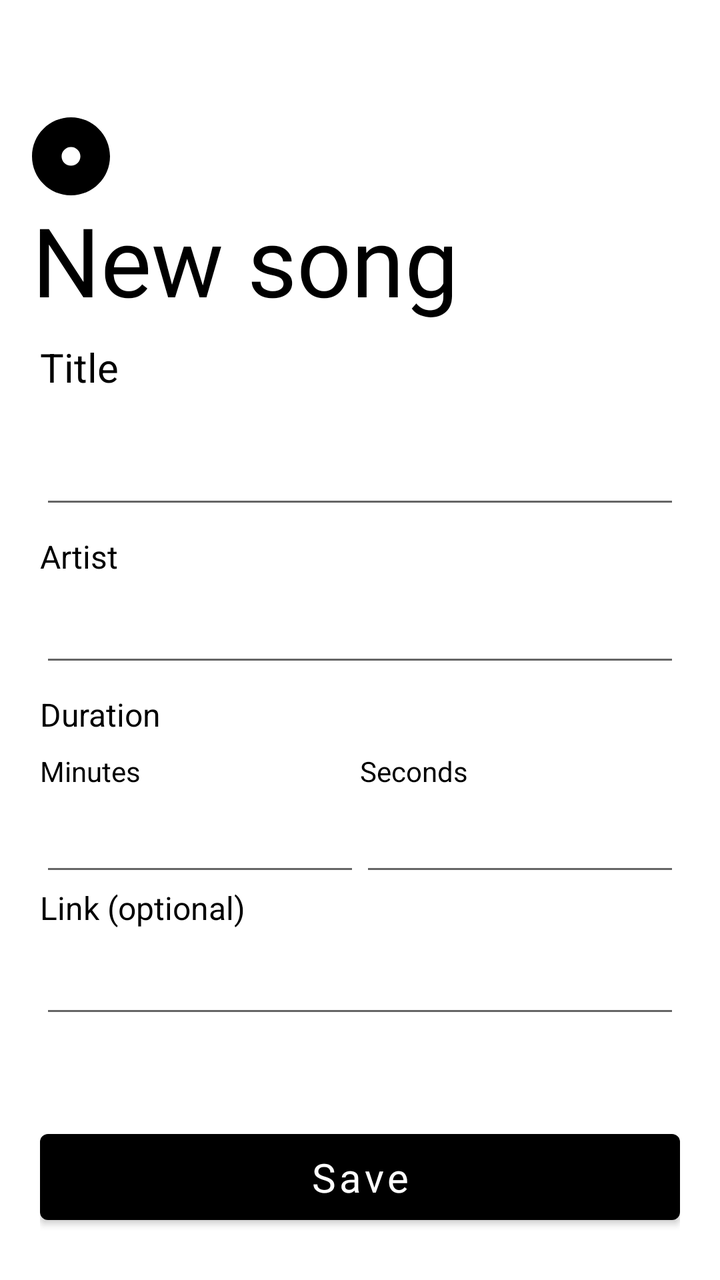
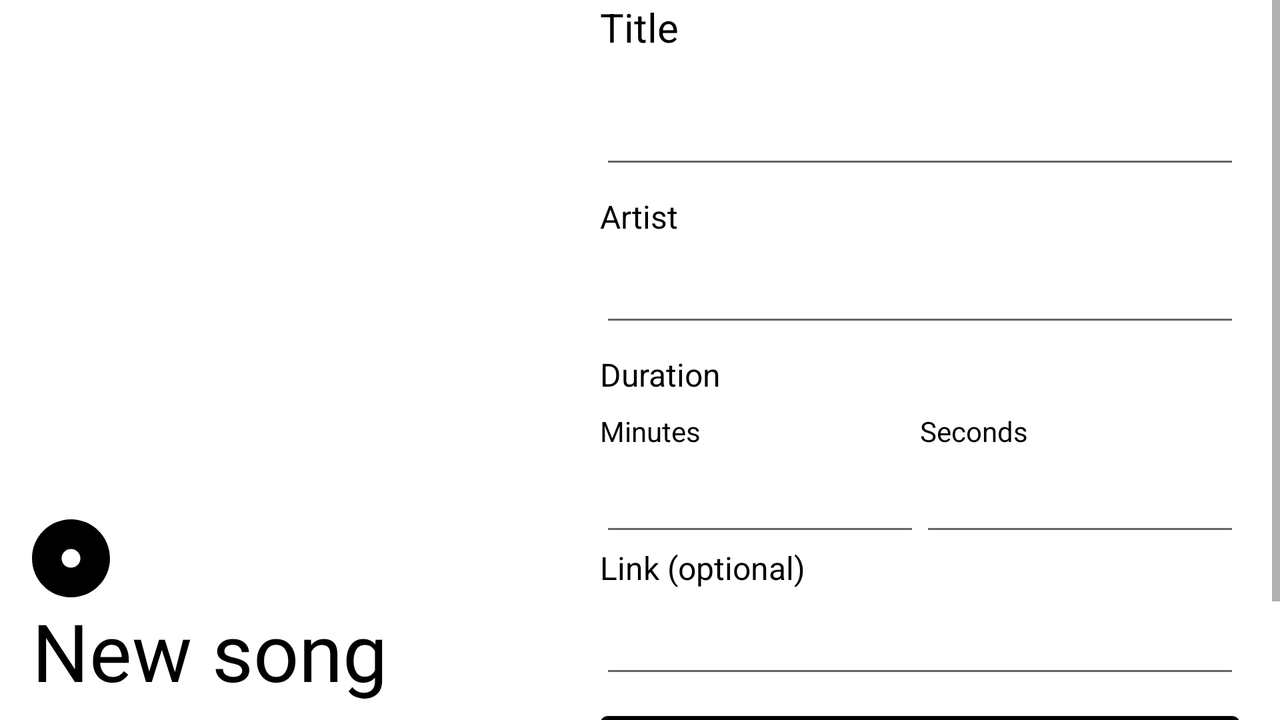

First picture: res/layout/ on a phone held upright. Second picture: the repository's own variant of that layout, on a device whose configuration matches the variant's folder. Source for both follows.
<!-- AndroidManifest.xml: application theme Theme.Cdsv -->
<!-- res/layout/activity_add_songs.xml -->
<?xml version="1.0" encoding="utf-8"?>
<LinearLayout xmlns:android="http://schemas.android.com/apk/res/android"
    xmlns:app="http://schemas.android.com/apk/res-auto"
    xmlns:tools="http://schemas.android.com/tools"
    android:id="@+id/tvAddSongsTitle"
    android:layout_width="match_parent"
    android:layout_height="match_parent"
    android:orientation="vertical"
    tools:context=".AddSongs">

    <androidx.constraintlayout.widget.ConstraintLayout
        android:id="@+id/clTitleBar"
        android:layout_width="match_parent"
        android:layout_height="170dp"
        android:background="?attr/colorPrimary">

        <TextView
            android:id="@+id/tvTitlebarTitle"
            android:layout_width="wrap_content"
            android:layout_height="wrap_content"
            android:layout_marginStart="16dp"
            android:layout_marginBottom="8dp"
            android:fontFamily="@font/manroperegular"
            android:text="@string/newSong"
            android:textColor="?attr/colorOnPrimary"
            android:textSize="48sp"
            app:layout_constraintBottom_toBottomOf="parent"
            app:layout_constraintStart_toStartOf="parent" />

        <ImageView
            android:id="@+id/ivDisc"
            android:layout_width="wrap_content"
            android:layout_height="wrap_content"
            android:contentDescription="@string/app_name"
            app:layout_constraintBottom_toTopOf="@+id/tvTitlebarTitle"
            app:layout_constraintStart_toStartOf="@+id/tvTitlebarTitle"
            app:srcCompat="@drawable/disc"
            app:tint="?attr/colorOnPrimary" />
    </androidx.constraintlayout.widget.ConstraintLayout>

    <LinearLayout
        android:layout_width="match_parent"
        android:layout_height="match_parent"
        android:background="?attr/colorPrimary"
        android:orientation="vertical"
        android:paddingHorizontal="20dp">

        <TextView
            android:id="@+id/txtSongTitle"
            android:layout_width="match_parent"
            android:layout_height="wrap_content"
            android:labelFor="@id/edtSongName"
            android:text="@string/title"
            android:textColor="?attr/colorOnBackground"
            android:textSize="20sp" />

        <EditText
            android:id="@+id/edtSongName"
            android:layout_width="match_parent"
            android:layout_height="wrap_content"
            android:layout_marginBottom="8dp"
            android:ems="10"
            android:importantForAutofill="no"
            android:inputType="textPersonName"
            android:minHeight="48dp"
            android:textColor="?attr/colorOnPrimary"
            android:textSize="34sp"
            tools:ignore="DuplicateSpeakableTextCheck" />

        <TextView
            android:id="@+id/txtSongArtist"
            android:layout_width="match_parent"
            android:layout_height="wrap_content"
            android:labelFor="@id/edtSongArtist"
            android:text="@string/artist"
            android:textColor="?attr/colorOnBackground"
            android:textSize="16sp" />

        <EditText
            android:id="@+id/edtSongArtist"
            android:layout_width="match_parent"
            android:layout_height="wrap_content"
            android:layout_marginBottom="8dp"
            android:ems="10"
            android:importantForAutofill="no"
            android:inputType="textPersonName"
            android:minHeight="48dp"
            android:textColor="?attr/colorOnPrimary"
            android:textSize="24sp"
            tools:ignore="DuplicateSpeakableTextCheck" />

        <TextView
            android:id="@+id/txtSongDuration"
            android:layout_width="match_parent"
            android:layout_height="wrap_content"
            android:labelFor="@id/edtSongArtist"
            android:text="@string/duration"
            android:textColor="?attr/colorOnBackground"
            android:textSize="16sp" />

        <LinearLayout
            android:layout_width="match_parent"
            android:layout_height="wrap_content"
            android:layout_marginTop="8dp"
            android:baselineAligned="false"
            android:orientation="horizontal">

            <LinearLayout
                android:layout_width="wrap_content"
                android:layout_height="match_parent"
                android:layout_weight="1"
                android:orientation="vertical">

                <TextView
                    android:id="@+id/tvMinutes"
                    android:layout_width="match_parent"
                    android:layout_height="wrap_content"
                    android:labelFor="@id/edtMinutes"
                    android:text="@string/minutes"
                    android:textColor="?attr/colorOnBackground" />

                <EditText
                    android:id="@+id/edtMinutes"
                    android:layout_width="match_parent"
                    android:layout_height="wrap_content"
                    android:ems="10"
                    android:importantForAutofill="no"
                    android:inputType="number"
                    android:minHeight="48dp"
                    tools:ignore="DuplicateSpeakableTextCheck" />
            </LinearLayout>

            <LinearLayout
                android:layout_width="wrap_content"
                android:layout_height="match_parent"
                android:layout_weight="1"
                android:orientation="vertical">

                <TextView
                    android:id="@+id/tvSeonds"
                    android:layout_width="match_parent"
                    android:layout_height="wrap_content"
                    android:labelFor="@id/edtSeconds"
                    android:text="@string/seconds"
                    android:textColor="?attr/colorOnBackground" />

                <EditText
                    android:id="@+id/edtSeconds"
                    android:layout_width="match_parent"
                    android:layout_height="wrap_content"
                    android:ems="10"
                    android:importantForAutofill="no"
                    android:inputType="number"
                    android:minHeight="48dp"
                    tools:ignore="DuplicateSpeakableTextCheck" />
            </LinearLayout>
        </LinearLayout>

        <TextView
            android:id="@+id/txtSongLink"
            android:layout_width="match_parent"
            android:layout_height="wrap_content"
            android:labelFor="@id/edtSongLink"
            android:text="@string/linkOptional"
            android:textColor="?attr/colorOnBackground"
            android:textSize="16sp" />

        <EditText
            android:id="@+id/edtSongLink"
            android:layout_width="match_parent"
            android:layout_height="wrap_content"
            android:layout_marginBottom="8dp"
            android:ems="10"
            android:importantForAutofill="no"
            android:inputType="textPersonName"
            android:minHeight="48dp"
            android:textColor="?attr/colorOnPrimary"
            android:textSize="24sp"
            tools:ignore="DuplicateSpeakableTextCheck" />

        <androidx.constraintlayout.widget.ConstraintLayout
            android:id="@+id/clSaveSong"
            android:layout_width="match_parent"
            android:layout_height="match_parent">

            <Button
                android:id="@+id/btnSaveSong"
                android:layout_width="0dp"
                android:layout_height="55dp"
                android:layout_marginBottom="24dp"
                android:fontFamily="@font/manroperegular"
                android:onClick="save"
                android:text="@string/save"
                android:textAllCaps="false"
                android:textSize="20sp"
                android:theme="@style/bw"
                app:layout_constraintBottom_toBottomOf="parent"
                app:layout_constraintEnd_toEndOf="parent"
                app:layout_constraintStart_toStartOf="parent" />
        </androidx.constraintlayout.widget.ConstraintLayout>
    </LinearLayout>
</LinearLayout>
<!-- resources referenced by this layout -->
<resources>
  <!-- drawable disc (drawable) -->
  <vector xmlns:android="http://schemas.android.com/apk/res/android"
      android:width="39dp"
      android:height="39dp"
      android:viewportWidth="39"
      android:viewportHeight="39">
    <path
        android:pathData="M39,19.5C39,30.27 30.27,39 19.5,39C8.73,39 0,30.27 0,19.5C0,8.73 8.73,0 19.5,0C30.27,0 39,8.73 39,19.5ZM14.798,19.5C14.798,22.097 16.903,24.202 19.5,24.202C22.097,24.202 24.202,22.097 24.202,19.5C24.202,16.903 22.097,14.798 19.5,14.798C16.903,14.798 14.798,16.903 14.798,19.5Z"
        android:fillColor="#ffffff"/>
  </vector>
  <string name="app_name" translatable="false">cdsv</string>
  <string name="artist">Artist</string>
  <string name="duration">Duration</string>
  <string name="linkOptional">Link (optional)</string>
  <string name="minutes">Minutes</string>
  <string name="newSong">New song</string>
  <string name="save">Save</string>
  <string name="seconds">Seconds</string>
  <string name="title">Title</string>
  <style name="bw" parent="Theme.MaterialComponents.DayNight.NoActionBar">
          <item name="colorPrimary">@color/black</item>
          <item name="colorOnPrimary">@color/white</item>
          <item name="colorAccent">@color/black</item>
          <item name="colorSecondary">@color/black</item>
          <item name="colorOnSecondary">@color/white</item>
          <item name="android:statusBarColor">?attr/colorOnPrimary</item>
          <item name="android:windowLightStatusBar">true</item>
      </style>
  <!-- from res/values-v31/ -->
  <style name="Theme.Cdsv" parent="Theme.MaterialComponents.DayNight.NoActionBar">
          
          <item name="colorPrimary">@color/white</item>
          <item name="colorPrimaryVariant">@color/white</item>
          <item name="colorOnPrimary">@color/black</item>
          
          <item name="colorSecondary">@color/teal</item>
          <item name="colorSecondaryVariant">@color/teal</item>
          <item name="colorOnSecondary">@color/black</item>
          
          <item name="android:statusBarColor">?attr/colorPrimary</item>
          <item name="android:windowLightStatusBar">true</item>
          
          <item name="android:windowSplashScreenBackground">@color/blue</item>
          <item name="android:windowSplashScreenAnimatedIcon">@drawable/logo49</item>
      </style>
  <color name="black">#FF000000</color>
  <color name="white">#FFFFFFFF</color>
  <color name="teal">#00FFD1</color>
  <color name="blue">#0500FF</color>
  <!-- drawable logo49 (drawable) -->
  <vector xmlns:android="http://schemas.android.com/apk/res/android"
      android:width="49dp"
      android:height="39dp"
      android:viewportWidth="49"
      android:viewportHeight="39">
    <path
        android:pathData="M49,32.906C49,36.272 38.031,39 24.5,39C10.969,39 0,36.272 0,32.906C0,29.541 10.969,26.813 24.5,26.813C38.031,26.813 49,29.541 49,32.906Z"
        android:fillColor="#ffffff"/>
    <path
        android:pathData="M49,6.094C49,9.459 38.031,12.188 24.5,12.188C10.969,12.188 0,9.459 0,6.094C0,2.728 10.969,0 24.5,0C38.031,0 49,2.728 49,6.094Z"
        android:fillColor="#ffffff"/>
    <path
        android:pathData="M49,19.5C49,22.865 38.031,25.594 24.5,25.594C10.969,25.594 0,22.865 0,19.5C0,16.135 10.969,13.406 24.5,13.406C38.031,13.406 49,16.135 49,19.5Z"
        android:fillColor="#ffffff"/>
  </vector>
</resources>
<!-- res/layout-land/activity_add_songs.xml (the repository's variant of the layout above) -->
<!-- drawn on the phone turned sideways -->
<?xml version="1.0" encoding="utf-8"?>
<LinearLayout xmlns:android="http://schemas.android.com/apk/res/android"
    xmlns:app="http://schemas.android.com/apk/res-auto"
    xmlns:tools="http://schemas.android.com/tools"
    android:id="@+id/tvAddSongsTitle"
    android:layout_width="match_parent"
    android:layout_height="match_parent"
    tools:context=".AddSongs">

    <androidx.constraintlayout.widget.ConstraintLayout
        android:id="@+id/clTitleBar"
        android:layout_width="280dp"
        android:layout_height="match_parent"
        android:background="?attr/colorPrimary">

        <TextView
            android:id="@+id/tvTitlebarTitle"
            android:layout_width="wrap_content"
            android:layout_height="wrap_content"
            android:layout_marginStart="16dp"
            android:layout_marginBottom="8dp"
            android:fontFamily="@font/manroperegular"
            android:text="@string/newSong"
            android:textColor="?attr/colorOnPrimary"
            android:textSize="40sp"
            app:layout_constraintBottom_toBottomOf="parent"
            app:layout_constraintStart_toStartOf="parent" />

        <ImageView
            android:id="@+id/ivDisc"
            android:layout_width="wrap_content"
            android:layout_height="wrap_content"
            android:contentDescription="@string/app_name"
            app:layout_constraintBottom_toTopOf="@+id/tvTitlebarTitle"
            app:layout_constraintStart_toStartOf="@+id/tvTitlebarTitle"
            app:srcCompat="@drawable/disc"
            app:tint="?attr/colorOnPrimary" />
    </androidx.constraintlayout.widget.ConstraintLayout>

    <ScrollView
        android:layout_width="match_parent"
        android:layout_height="match_parent">

        <LinearLayout
            android:layout_width="match_parent"
            android:layout_height="wrap_content"
            android:background="?attr/colorPrimary"
            android:orientation="vertical"
            android:paddingHorizontal="20dp">

            <TextView
                android:id="@+id/txtSongTitle"
                android:layout_width="match_parent"
                android:layout_height="wrap_content"
                android:labelFor="@id/edtSongName"
                android:text="@string/title"
                android:textColor="?attr/colorOnBackground"
                android:textSize="20sp" />

            <EditText
                android:id="@+id/edtSongName"
                android:layout_width="match_parent"
                android:layout_height="wrap_content"
                android:layout_marginBottom="8dp"
                android:ems="10"
                android:importantForAutofill="no"
                android:inputType="textPersonName"
                android:minHeight="48dp"
                android:textColor="?attr/colorOnPrimary"
                android:textSize="34sp"
                tools:ignore="DuplicateSpeakableTextCheck" />

            <TextView
                android:id="@+id/txtSongArtist"
                android:layout_width="match_parent"
                android:layout_height="wrap_content"
                android:labelFor="@id/edtSongArtist"
                android:text="@string/artist"
                android:textColor="?attr/colorOnBackground"
                android:textSize="16sp" />

            <EditText
                android:id="@+id/edtSongArtist"
                android:layout_width="match_parent"
                android:layout_height="wrap_content"
                android:layout_marginBottom="8dp"
                android:ems="10"
                android:importantForAutofill="no"
                android:inputType="textPersonName"
                android:minHeight="48dp"
                android:textColor="?attr/colorOnPrimary"
                android:textSize="24sp"
                tools:ignore="DuplicateSpeakableTextCheck" />

            <TextView
                android:id="@+id/txtSongDuration"
                android:layout_width="match_parent"
                android:layout_height="wrap_content"
                android:labelFor="@id/edtSongArtist"
                android:text="@string/duration"
                android:textColor="?attr/colorOnBackground"
                android:textSize="16sp" />

            <LinearLayout
                android:layout_width="match_parent"
                android:layout_height="wrap_content"
                android:layout_marginTop="8dp"
                android:baselineAligned="false"
                android:orientation="horizontal">

                <LinearLayout
                    android:layout_width="wrap_content"
                    android:layout_height="match_parent"
                    android:layout_weight="1"
                    android:orientation="vertical">

                    <TextView
                        android:id="@+id/tvMinutes"
                        android:layout_width="match_parent"
                        android:layout_height="wrap_content"
                        android:labelFor="@id/edtMinutes"
                        android:text="@string/minutes"
                        android:textColor="?attr/colorOnBackground" />

                    <EditText
                        android:id="@+id/edtMinutes"
                        android:layout_width="match_parent"
                        android:layout_height="wrap_content"
                        android:ems="10"
                        android:importantForAutofill="no"
                        android:inputType="number"
                        android:minHeight="48dp"
                        tools:ignore="DuplicateSpeakableTextCheck" />
                </LinearLayout>

                <LinearLayout
                    android:layout_width="wrap_content"
                    android:layout_height="match_parent"
                    android:layout_weight="1"
                    android:orientation="vertical">

                    <TextView
                        android:id="@+id/tvSeonds"
                        android:layout_width="match_parent"
                        android:layout_height="wrap_content"
                        android:labelFor="@id/edtSeconds"
                        android:text="@string/seconds"
                        android:textColor="?attr/colorOnBackground" />

                    <EditText
                        android:id="@+id/edtSeconds"
                        android:layout_width="match_parent"
                        android:layout_height="wrap_content"
                        android:ems="10"
                        android:importantForAutofill="no"
                        android:inputType="number"
                        android:minHeight="48dp"
                        tools:ignore="DuplicateSpeakableTextCheck" />
                </LinearLayout>
            </LinearLayout>

            <TextView
                android:id="@+id/txtSongLink"
                android:layout_width="match_parent"
                android:layout_height="wrap_content"
                android:labelFor="@id/edtSongLink"
                android:text="@string/linkOptional"
                android:textColor="?attr/colorOnBackground"
                android:textSize="16sp" />

            <EditText
                android:id="@+id/edtSongLink"
                android:layout_width="match_parent"
                android:layout_height="wrap_content"
                android:layout_marginBottom="8dp"
                android:ems="10"
                android:importantForAutofill="no"
                android:inputType="textPersonName"
                android:minHeight="48dp"
                android:textColor="?attr/colorOnPrimary"
                android:textSize="24sp"
                tools:ignore="DuplicateSpeakableTextCheck" />

            <androidx.constraintlayout.widget.ConstraintLayout
                android:id="@+id/clSaveSong"
                android:layout_width="match_parent"
                android:layout_height="match_parent">

                <Button
                    android:id="@+id/btnSaveSong"
                    android:layout_width="0dp"
                    android:layout_height="55dp"
                    android:layout_marginBottom="24dp"
                    android:fontFamily="@font/manroperegular"
                    android:onClick="save"
                    android:text="@string/save"
                    android:textAllCaps="false"
                    android:textSize="20sp"
                    android:theme="@style/bw"
                    app:layout_constraintBottom_toBottomOf="parent"
                    app:layout_constraintEnd_toEndOf="parent"
                    app:layout_constraintStart_toStartOf="parent" />
            </androidx.constraintlayout.widget.ConstraintLayout>
        </LinearLayout>
    </ScrollView>

</LinearLayout>
